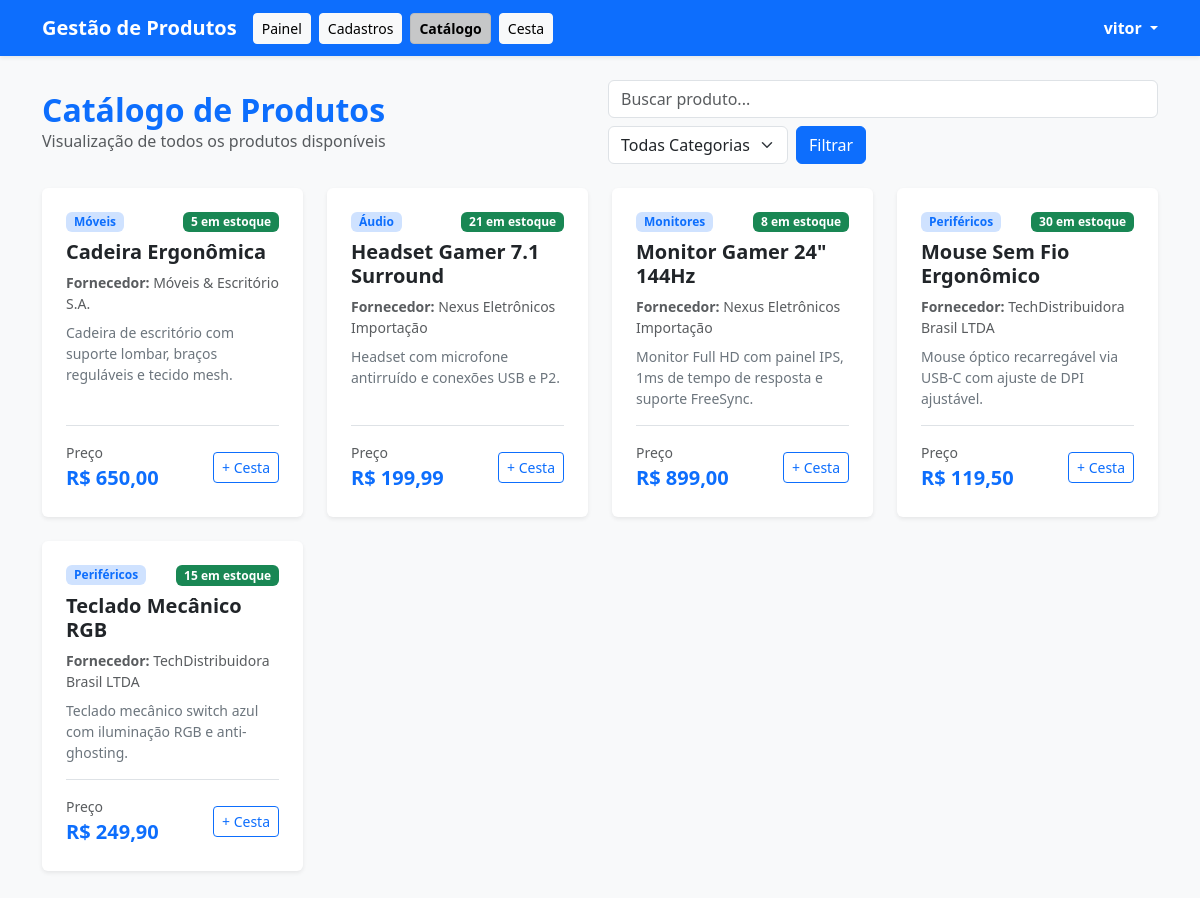
Screenshot of /SistemaDeGestaoDeProdutos/catalogo.php (signed in) with the database file from the repository.
### tables this page shows
CREATE TABLE `produtos` (
  `id` int(11) NOT NULL,
  `nome` varchar(255) NOT NULL,
  `id_fornecedor` int(11) NOT NULL,
  `preco` decimal(10,2) NOT NULL,
  `quantidade` int(11) NOT NULL DEFAULT 0,
  `categoria` varchar(100) DEFAULT NULL,
  `descricao` text DEFAULT NULL,
  `created_at` timestamp NOT NULL DEFAULT current_timestamp()
);

CREATE TABLE `fornecedores` (
  `id` int(11) NOT NULL,
  `nome` varchar(255) NOT NULL,
  `cnpj` varchar(20) NOT NULL,
  `email` varchar(255) DEFAULT NULL,
  `telefone` varchar(20) DEFAULT NULL,
  `created_at` timestamp NOT NULL DEFAULT current_timestamp()
);

### SistemaDeGestaoDeProdutos/catalogo.php (the view, shortened to what this page needs)
<?php
require_once "conexao.php";
$busca = trim($_GET['busca'] ?? '');
try {
    $sql = "SELECT p.*, f.nome AS nome_fornecedor
            FROM produtos p
            INNER JOIN fornecedores f ON p.id_fornecedor = f.id
            WHERE 1=1";
    $params = [];
    $sql .= " ORDER BY p.nome ASC";
    $stmt = $pdo->prepare($sql);
    $stmt->execute($params);
    $produtos = $stmt->fetchAll(PDO::FETCH_ASSOC);
} catch (PDOException $e) {
    $produtos = [];
    $categorias = [];
}
?>
<!DOCTYPE html>
<html lang="pt-br">
<head>
    <link href="https://cdn.jsdelivr.net/npm/bootstrap@5.3.3/dist/css/bootstrap.min.css" rel="stylesheet">
</head>
<body class="bg-light">
    <nav class="navbar navbar-expand-lg navbar-dark bg-primary shadow-sm mb-4">
        <div class="container">
            <a class="navbar-brand fw-bold" href="painel.php">Gestão de Produtos</a>
            <div class="d-flex align-items-center me-auto">
                <a href="painel.php" class="btn btn-light btn-sm me-2">Painel</a>
                <a href="cadastros.php" class="btn btn-light btn-sm me-2">Cadastros</a>
                <a href="catalogo.php" class="btn btn-light btn-sm me-2 fw-semibold active">Catálogo</a>
                <a href="cesta.php" class="btn btn-light btn-sm me-2">Cesta</a>
            </div>
            <div class="dropdown user-dropdown">
                <a href="#" class="text-white text-decoration-none dropdown-toggle fw-semibold" id="dropdownUser" data-bs-toggle="dropdown" aria-expanded="false">
                    <?php echo htmlspecialchars($_SESSION["usuario_nome"] ?? "Usuário"); ?>
                </a>
            </div>
        </div>
    </nav>
    <div class="container mb-5">
        <div class="d-flex justify-content-between align-items-center mb-4 flex-wrap gap-3">
            <div>
                <h2 class="text-primary fw-bold m-0">Catálogo de Produtos</h2>
                <p class="text-muted m-0">Visualização de todos os produtos disponíveis</p>
            </div>
            <form action="catalogo.php" method="GET" class="d-flex gap-2 flex-wrap" style="max-width: 550px; width: 100%;">
                <input class="form-control" type="search" name="busca" placeholder="Buscar produto..." value="<?= htmlspecialchars($busca); ?>">
                <select name="categoria" class="form-select" style="max-width: 180px;" onchange="this.form.submit()">
                    <option value="">Todas Categorias</option>
                </select>
                <button class="btn btn-primary" type="submit">Filtrar</button>
            </form>
        </div>
        <?php if (empty($produtos)): ?>
            <div class="alert alert-info shadow-sm" role="alert">
                Nenhum produto foi encontrado no catálogo com os filtros selecionados.
            </div>
        <?php else: ?>
            <div class="row row-cols-1 row-cols-md-2 row-cols-lg-3 row-cols-xl-4 g-4">
                <?php foreach ($produtos as $p): ?>
                    <div class="col">
                        <div class="card h-100 border-0 shadow-sm product-card">
                            <div class="card-body d-flex flex-column justify-content-between p-4">
                                <div>
                                    <div class="d-flex justify-content-between align-items-start mb-2">
                                        <span class="badge bg-primary-subtle text-primary fw-semibold px-2 py-1">
                                            <?= htmlspecialchars($p['categoria'] ?: 'Geral'); ?>
                                        </span>
                                        <span class="badge <?= $p['quantidade'] > 0 ? 'bg-success' : 'bg-danger'; ?>">
                                            <?= $p['quantidade'] > 0 ? $p['quantidade'] . ' em estoque' : 'Esgotado'; ?>
                                        </span>
                                    </div>
                                    <h5 class="card-title text-dark fw-bold mb-2"><?= htmlspecialchars($p['nome']); ?></h5>
                                    <p class="text-muted small mb-2">
                                        <strong>Fornecedor:</strong> <?= htmlspecialchars($p['nome_fornecedor']); ?>
                                    </p>
                                    <p class="card-text text-secondary small mb-3">
                                        <?= htmlspecialchars($p['descricao'] ?: 'Sem descrição informada.'); ?>
                                    </p>
                                </div>
                                <div class="pt-3 border-top d-flex justify-content-between align-items-center">
                                    <div>
                                        <small class="text-muted d-block">Preço</small>
                                        <span class="fs-5 fw-bold text-primary">R$ <?= number_format($p['preco'], 2, ',', '.'); ?></span>
                                    </div>
                                    <form action="catalogo.php" method="POST" class="d-inline">
                                        <button type="submit" class="btn btn-sm btn-outline-primary" <?= $p['quantidade'] <= 0 ? 'disabled' : ''; ?>>
                                            + Cesta
                                        </button>
                                    </form>
                                </div>
                            </div>
                        </div>
                    </div>
                <?php endforeach; ?>
            </div>
        <?php endif; ?>
    </div>
</body>
</html>

### SistemaDeGestaoDeProdutos/catalogo.php (style rules this page uses)
.product-card { transition: transform 0.2s, box-shadow 0.2s; }

### rows the page displays
produtos: categoria "Móveis", quantidade "5", nome "Cadeira Ergonômica", id_fornecedor.nome "Móveis & Escritório S.A.", descricao "Cadeira de escritório com suporte lombar, braços reguláveis e tecido mesh.", preco "650,00"
produtos: categoria "Áudio", quantidade "21", nome "Headset Gamer 7.1 Surround", id_fornecedor.nome "Nexus Eletrônicos Importação", descricao "Headset com microfone antirruído e conexões USB e P2.", preco "199,99"
produtos: categoria "Monitores", quantidade "8", nome "Monitor Gamer 24\" 144Hz", id_fornecedor.nome "Nexus Eletrônicos Importação", descricao "Monitor Full HD com painel IPS, 1ms de tempo de resposta e suporte FreeSync.", preco "899,00"
produtos: categoria "Periféricos", quantidade "30", nome "Mouse Sem Fio Ergonômico", id_fornecedor.nome "TechDistribuidora Brasil LTDA", descricao "Mouse óptico recarregável via USB-C com ajuste de DPI ajustável.", preco "119,50"
produtos: categoria "Periféricos", quantidade "15", nome "Teclado Mecânico RGB", id_fornecedor.nome "TechDistribuidora Brasil LTDA", descricao "Teclado mecânico switch azul com iluminação RGB e anti-ghosting.", preco "249,90"

### other values shown
$_SESSION["usuario_nome"] "vitor"
